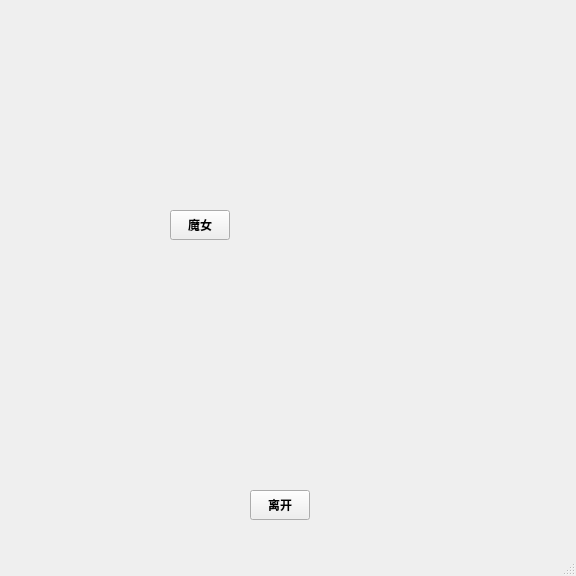
<?xml version="1.0" encoding="UTF-8"?>
<ui version="4.0">
 <class>magichouse</class>
 <widget class="QMainWindow" name="magichouse">
  <property name="geometry">
   <rect>
    <x>0</x>
    <y>0</y>
    <width>576</width>
    <height>576</height>
   </rect>
  </property>
  <property name="font">
   <font>
    <bold>true</bold>
   </font>
  </property>
  <property name="windowTitle">
   <string>MainWindow</string>
  </property>
  <widget class="QWidget" name="centralwidget">
   <widget class="QWidget" name="magicwomen" native="true">
    <property name="geometry">
     <rect>
      <x>140</x>
      <y>250</y>
      <width>120</width>
      <height>120</height>
     </rect>
    </property>
   </widget>
   <widget class="QPushButton" name="magicbutton">
    <property name="geometry">
     <rect>
      <x>170</x>
      <y>210</y>
      <width>60</width>
      <height>30</height>
     </rect>
    </property>
    <property name="text">
     <string>魔女</string>
    </property>
   </widget>
   <widget class="QPushButton" name="quit">
    <property name="geometry">
     <rect>
      <x>250</x>
      <y>490</y>
      <width>60</width>
      <height>30</height>
     </rect>
    </property>
    <property name="text">
     <string>离开</string>
    </property>
   </widget>
  </widget>
  <widget class="QMenuBar" name="menubar">
   <property name="geometry">
    <rect>
     <x>0</x>
     <y>0</y>
     <width>576</width>
     <height>25</height>
    </rect>
   </property>
  </widget>
  <widget class="QStatusBar" name="statusbar"/>
 </widget>
 <resources/>
 <connections/>
</ui>
